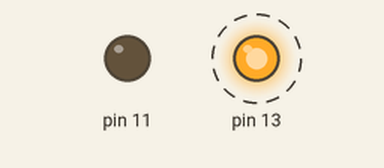
This sketch was run on a simulated Arduino Uno, built with avr-gcc and run on an emulated ATmega328P. Parts: output pins drawn as LEDs (lit = HIGH). Dashed ring = blinking.

Above: at 0.2 s.
At 4.2 s:
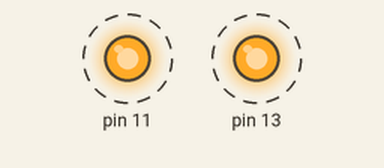
Timing chart, 0 to 4.6 s (numbered marks = the images above):
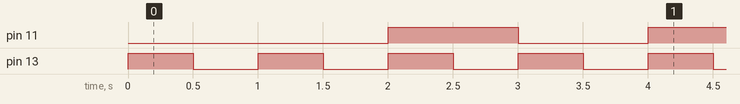

The sketch:

led______mstimer2.ino
```cpp
#include <MsTimer2.h>
int led_val = 0;

void blink_other_led(void) {
	digitalWrite(11, led_val);
	led_val = ~led_val;
} //Õâ¸öº¯ÊýºÍ¶àÈÎÎñµÄ·þÎñ½øÐÐ°ó¶¨¡£

void setup()
{
	pinMode(13, OUTPUT);
	pinMode(11, OUTPUT);
	MsTimer2::set(1000, blink_other_led); //²ÉÓÃMsTimer2Õâ¸ö¿â½øÐÐ¶àÈÎÎñ²Ù×÷£¬Ã¿1000msÖ´ÐÐÒ»´Îº¯Êý
											//blink_other_led
	MsTimer2::start(); //Æô¶¯¶àÈÎÎñ
}

void loop()
{
	digitalWrite(13, HIGH);
	delay(500);
	digitalWrite(13, LOW);
	delay(500); //ÕâÀïµÄloopÕý³£Ð´delay£¬µ±×öÕâÀïÓÐÒ»¸öÕ¼ÓÃCPUºÜ´óµÄÊÂ¼þ£¬ÒòÎªÕâÀï½øÐÐ³¤Ê±¼äµÄÑÓÊ±
}
```

Measured:
- by itself, pin 11: alternates HIGH for 1.0 s and LOW for 1.0 s
- by itself, pin 13: alternates HIGH for 0.50 s and LOW for 0.50 s
- by itself, everything shown: repeats every 16.0 s, in 48 steps
